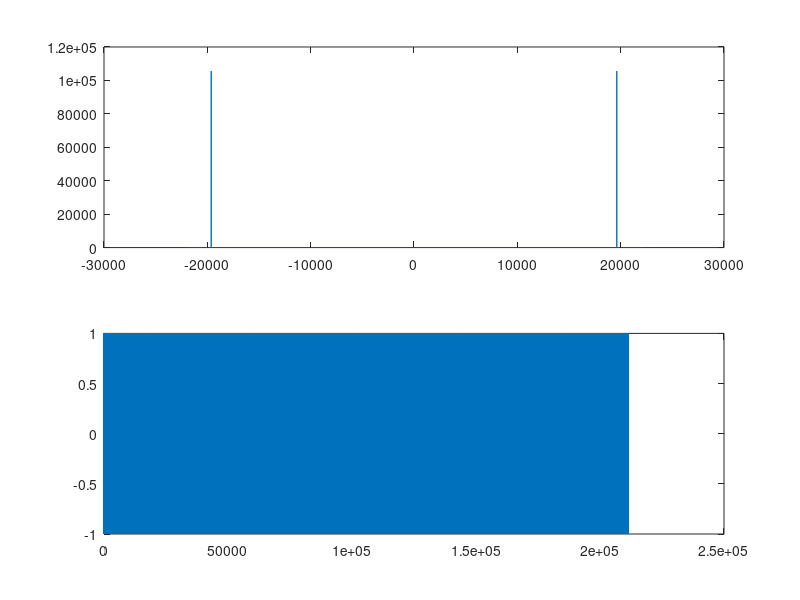

Write the MATLAB code that produced this figure. (Note: this script raises an error after producing the figure.)
sfreq = 44100;
freq = randi([20,20000],1,3);
df = sfreq/length(linspace(0,4.7911,211289));
xi = -(sfreq/2):df:(sfreq/2)- df;
for i=1:3
mysound = sin(2*pi*freq(i)*linspace(0,4.7911,211289));
subplot(2,1,1)
plot(xi,abs(fftshift(fft(mysound))));
subplot(2,1,2);
plot(mysound);
sound(mysound, sfreq);
c = input("press enter to continue");
end 
[f,sf]= audioread('D:\Eric\My CAPS homework\test.wav');
close;
ns = f + mysound';
subplot(2,2,1)
plot(f);
subplot(2,2,2);
plot(xi,abs(fftshift(fft(f))));
sound(f,sf);
c =input("This is the original sound, press enter to hear the noise induced version");
subplot(2,2,3)
plot(ns);
subplot(2,2,4);
plot(xi,abs(fftshift(fft(ns))));
sound(ns,sfreq);
c =input("This is the noise injected version, press enter to remove noise algorithmically");
close;
t = fftshift(fft(ns)).*((abs(xi) < 3000)');
subplot(2,2,1)
plot(ns);
subplot(2,2,2);
plot(xi,abs(fftshift(fft(ns))));
subplot(2,2,3);
plot(ifft(ifftshift(t)));
subplot(2,2,4);
plot(xi,abs(t));
sound(ifft(ifftshift(t),sfreq));
c =input("Press enter to try it with another sound");
[f2,sf2]= audioread('D:\Eric\My CAPS homework\CAPS_07_B9TB1707_sound.wav');
df2 = sf2/length(linspace(0,length(f2)/sf2,length(f2)));
xi2 = -(sf2/2):df2:(sf2/2)- df2;
noise2 = sin(2*pi*randi([20,20000])*linspace(0,length(f2)/sf2,length(f2)));
in2 = f2 + noise2';
subplot(2,2,1)
plot(f);
subplot(2,2,2);
plot(xi,abs(fftshift(fft(f))));
subplot(2,2,3)
plot(f2);
subplot(2,2,4);
plot(xi2,abs(fftshift(fft(f2))));
sound(f2,sf2);
c =input("This is the original sound, press enter to hear the noise induced version");
close;
subplot(2,2,1)
plot(f2);
subplot(2,2,2);
plot(xi2,abs(fftshift(fft(f2))));
subplot(2,2,3)
plot(in2);
subplot(2,2,4);
plot(xi2,abs(fftshift(fft(in2))));
sound(in2,sfreq);
c =input("This is the noise injected version, press enter to remove noise algorithmically");
close;
t2 = fftshift(fft(in2)).*((abs(xi2) < 3000)');
subplot(2,2,1)
plot(in2);
subplot(2,2,2);
plot(xi2,abs(fftshift(fft(in2))));
subplot(2,2,3);
plot(ifft(ifftshift(t2)));
subplot(2,2,4);
plot(xi2,abs(t2));
sound(ifft(ifftshift(t2),sf2));
